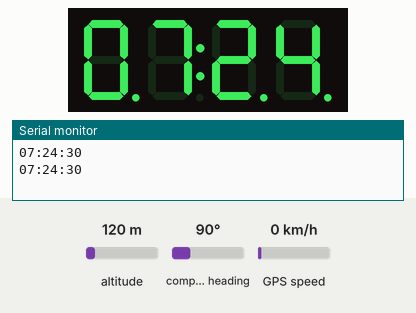
A sketch run on a simulated Arduino Uno, built with avr-gcc and run on an emulated ATmega328P. Parts: 4-digit seven-segment display, the last lines printed to the serial monitor. Inputs (shaded band) come from the test bench; at power-on: altitude 120 m, compass heading 90°, GPS speed 0 km/h. The GPS gets a fix after 3 s at 37.7749, -122.4194 with 8 satellites.

Above: at 0.1 s.
At 90.1 s:
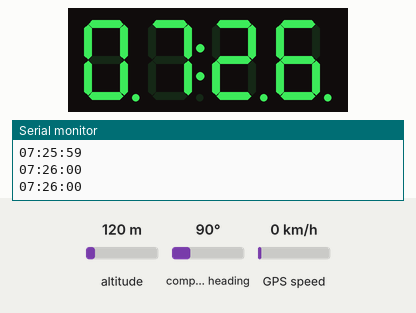

The sketch:

reloj_gps.ino
```cpp
// Reloj GPS

#include <TinyGPS++.h>
#include <SoftwareSerial.h>
#include <TM1637Display.h>

// Definir los pines y bibliotecas necesarios
#define GPS_RX 13  // Pin RX para la comunicación serial con el módulo GPS
#define GPS_TX 12  // Pin TX para la comunicación serial con el módulo GPS
#define CLK 3      // Pin de reloj para el módulo TM1637
#define DIO 2      // Pin de datos para el módulo TM1637

TinyGPSPlus gps;                           // Crear una instancia de la clase TinyGPSPlus para manejar datos GPS
SoftwareSerial gpsSerial(GPS_RX, GPS_TX);  // Configurar comunicación serial con el módulo GPS
TM1637Display display(CLK, DIO);           // Inicializar el módulo TM1637 para el display

const int TIME_ZONE_OFFSET = -3;  // Ajuste para la zona horaria local
bool displayBlinkState = false;   // Variable para controlar el estado de parpadeo del display

void setup() {
  Serial.begin(9600);        // Inicializar comunicación serial con el monitor serial
  gpsSerial.begin(9600);     // Inicializar comunicación serial con el módulo GPS
  display.setBrightness(7);  // Ajustar el brillo del display (0 a 7)
}

void loop() {
  if (gpsSerial.available() > 0) {
    while (gpsSerial.available() > 0) {
      if (gps.encode(gpsSerial.read())) {
        if (gps.time.isValid()) {
          int utcHour = gps.time.hour();
          int utcMinute = gps.time.minute();
          int utcSecond = gps.time.second();

          // Calcular el tiempo local ajustado por la zona horaria
          int localHour = (utcHour + TIME_ZONE_OFFSET + 24) % 24;
          int timeValue = localHour * 100 + gps.time.minute();

          // Imprimir la hora local en el puerto serie (se envían los segundos)
          Serial.print(localHour < 10 ? "0" : "");
          Serial.print(localHour);
          Serial.print(':');
          Serial.print(gps.time.minute() < 10 ? "0" : "");
          Serial.print(gps.time.minute());
          Serial.print(':');
          Serial.print(gps.time.second() < 10 ? "0" : "");
          Serial.println(gps.time.second());

          // Mostrar la hora completa en el display y controlar el parpadeo
          display.showNumberDecEx(timeValue, displayBlinkState ? 0b11110000 : 0, true);
          displayBlinkState = !displayBlinkState;  // Cambiar el estado de parpadeo cada segundo
        } else {
          // Mostrar mensaje de error en el display si los datos del GPS no son válidos
          display.showNumberDecEx(0b01111001, 0b1000, true);   // E
          display.showNumberDecEx(0b01001111, 0b1000, false);  // r
          display.showNumberDecEx(0b01110011, 0b1000, false);  // r
        }
      }
    }
    // Limpiar el buffer de recepción para evitar procesar la misma trama varias veces
    gpsSerial.flush();
  }
}
```
